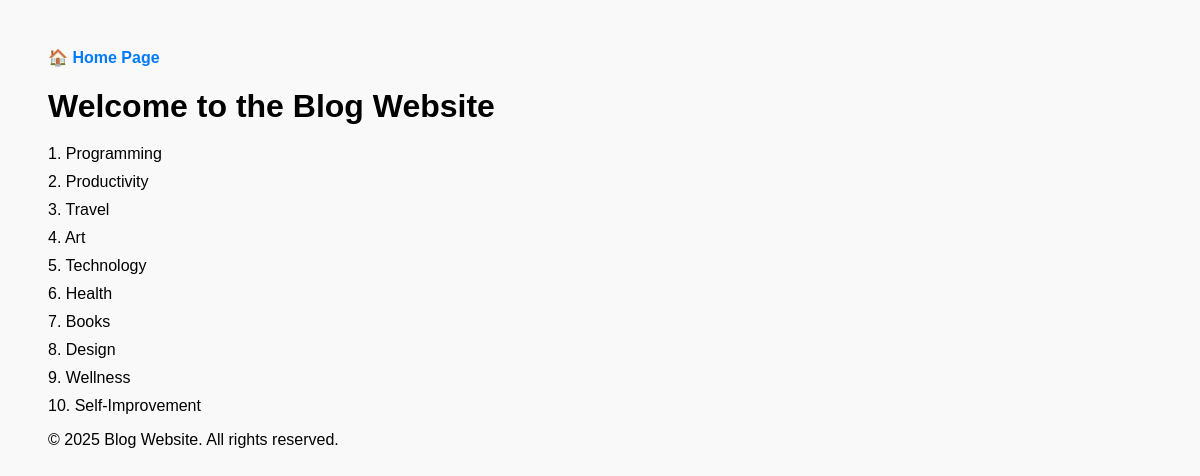
Page /categories/ on the committed database.
### blog/models.py (models this page shows, shortened)
class Category(models.Model):
    id = models.AutoField(primary_key=True)
    name = models.CharField(max_length=255)

### blog/views.py (the view)
# urls.py: path('categories/', views.categories, name='categories'),
def categories(request):
    mycats = Category.objects.all().values()
    template = loader.get_template('categories.html')
    context = {
        'mycats': mycats,
    }
    return HttpResponse(template.render(context, request))

### blog/templates/categories.html (shortened to what this page needs)
{% extends "master.html" %}
{% block content %}
 <h1>Welcome to the Blog Website</h1>
    <ul>
       {% for x in mycats %}
         <li>{{ x.id }}. {{ x.name }}</li>
       {% endfor %}
    </ul>
{% endblock %}

### blog/templates/master.html (style rules this page uses)
body { font-family: Arial, sans-serif; padding: 40px; background-color: #f9f9f9; }
h1 { margin-bottom: 20px; }
ul { list-style-type: none; padding-left: 0; }
li { margin: 10px 0; }

### rows in the picture
Category: id "1", name "Programming"
Category: id "2", name "Productivity"
Category: id "3", name "Travel"
Category: id "4", name "Art"
Category: id "5", name "Technology"
Category: id "6", name "Health"
Category: id "7", name "Books"
Category: id "8", name "Design"
Category: id "9", name "Wellness"
Category: id "10", name "Self-Improvement"
